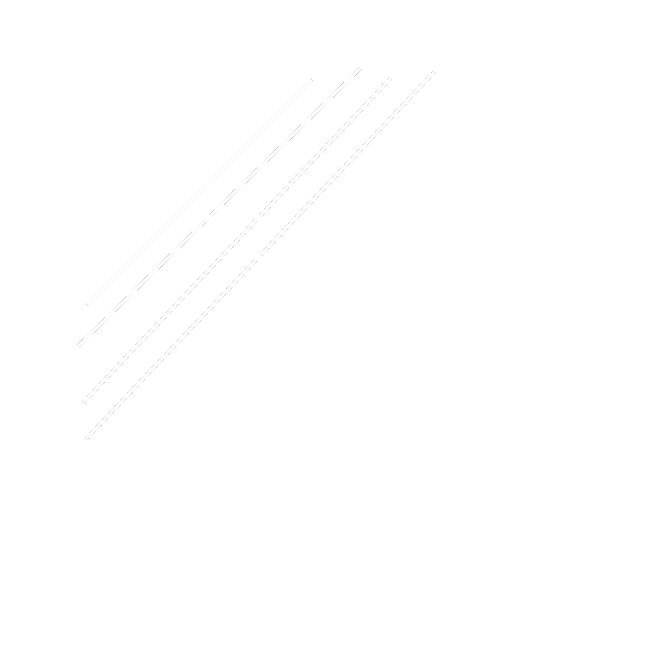
#> input picture simple2.png, 2000 x 2000 px (shown at 1/3 size)
$ jupyter execute ThePath_EDA.ipynb
#> lines starting #> are read from the running program, lines starting #| are printed output that depends on the picture; after the words box and inside, x2 and y2 are one past the last pixel; in counts of white or black regions, pixels touching at a corner belong together
I am developing a small game as a way to really nail down my programming skills. One of the challenges I came across as one does when programming a game from scratch, is pathfinding. My intitial attempts at pathfinding were with something simple like A*. However, do to the theming of my game, which is to say, survival horror, I thought it would be far more interesting to have an AI agent that behaves more like a real animal/actor. Needless to say, we will be sticking to A*. However, what I learned from this excursion into the qtable machine learning model has been extremely useful.

This particular model (QTable) was chosen for a few reasons. Principle among them was its simplicity, interpretability, gauranteed convergence, and low computation requirements (optimization is an important factor in my game). Not only this, but the map that my game uses never changes, and therfore is a static environment which q tables tend to do well in. However, despite these "in theory" type reasons, personally I struggled to see why some tweaks or changes to variables would cause huge swings in performance or behaviors. For example, changing the epsilon decay from .999, to .995 would cause erratic wandering and the model never got anywhere.

See below for insights into model performance.

[cell 1]
from PIL import Image
import random
from collections import defaultdict
import matplotlib.pyplot as plt
import numpy as np
import seaborn as sns

# Load the collision map
image = Image.open('simple2.png').convert('1')
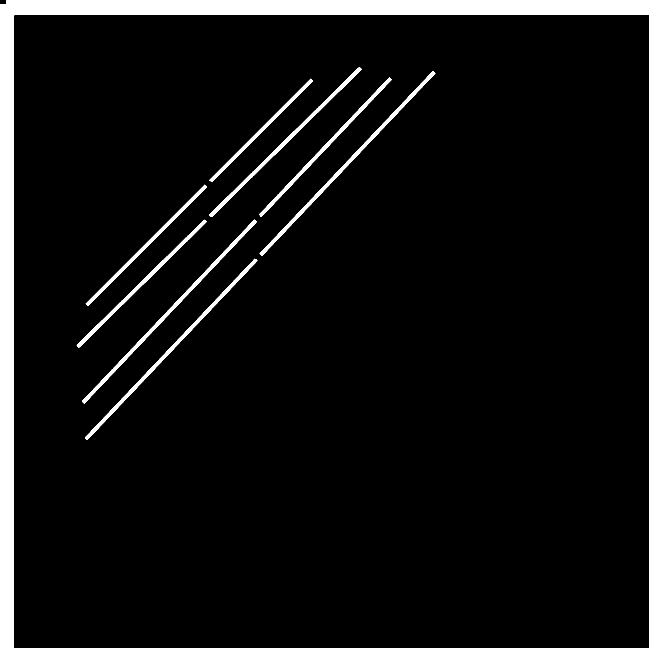
#> image: PIL image 2000x2000 1 (shown at 1/3 size); 10.6% white; 9 white regions, largest, box (x1, y1, x2, y2) and area: (0, 0, 2000, 2000) 376488, (779, 213, 1306, 768) 7489, (246, 658, 771, 1211) 7447
collision_map = np.array(image)

[cell 2]
class Agent:
    def __init__(self, start_pos):
        self.position = start_pos  # Starting position on the grid (x, y)
        self.previous_position = start_pos  # Store the initial position
        self.previous_distance = np.linalg.norm(np.array(start_pos) - np.array(target_pos))

    def get_state(self):
        return self.position

    def distance_to_target(self):
        return np.linalg.norm(np.array(self.position) - np.array(target_pos))

    def sense_wall(self, action, map_shape):
        x, y = self.position
        max_x, max_y = map_shape

        # Calculate potential new position based on the action
        if action == "up":
            new_pos = (x - 1, y)
        elif action == "down":
            new_pos = (x + 1, y)
        elif action == "left":
            new_pos = (x, y - 1)
        elif action == "right":
            new_pos = (x, y + 1)
        elif action == "assess":
            return self._check_nearby_walls()
        else:
            return False  # No valid action

        # Check if the new position is within the bounds of the map and not a wall
        if 0 <= new_pos[0] < max_x and 0 <= new_pos[1] < max_y:
            return collision_map[new_pos[0], new_pos[1]] == 1
        return True

    def _check_nearby_walls(self):
        """Check if any adjacent cells contain walls"""
        x, y = self.position
        directions = [(x - 1, y), (x + 1, y), (x, y - 1), (x, y + 1)]

        for dx, dy in directions:
            if 0 <= dx < collision_map.shape[0] and 0 <= dy < collision_map.shape[1]:
                if collision_map[dx, dy] == 1:
                    return True
        return False

    def move(self, action, map_shape):
        """ Move the agent if there's no wall in the direction of movement. """
        x, y = self.position
        max_x, max_y = map_shape

        if action == "up":
            new_pos = (x - 1, y)
        elif action == "down":
            new_pos = (x + 1, y)
        elif action == "left":
            new_pos = (x, y - 1)
        elif action == "right":
            new_pos = (x, y + 1)
        elif action == "assess":
            return
        else:
            return  # No valid action

        if max_x > new_pos[0] >= 0 == collision_map[new_pos[0], new_pos[1]] and 0 <= new_pos[1] < max_y:
            self.previous_position = self.position
            self.position = new_pos

The sense wall function was added later on when I ascertained that the models q state space was too simple. Initially it was JUST its position in xy space. AS a result, the model really understood that closer is better.

Also its an important element in Q-Table learning that your reward function respects the q-table's full state. What I mean is, your reward function cannot penalize the model for being near a wall, if it has no ability to sense walls. From the models perspective, without this crucial state space, its is being penalized randomly when at apsecific coordinates. What this leads to is overfitting where the model will always treat some specific coordinate as bad, and therefore it will fail to generalize.

[cell 3]
class QLearningAgent:
    def __init__(self, action_space, learning_rate=0.1, discount_factor=0.95, epsilon=1.0):
        self.action_space = action_space
        self.learning_rate = learning_rate
        self.discount_factor = discount_factor
        self.epsilon = epsilon
        self.epsilon_decay = 0.998462
        self.min_epsilon = 0.01
        self.q_table = {}

    def choose_action(self, state, wall_detected, distance_to_target):
        full_state = (state, wall_detected, round(distance_to_target, 1))

        if full_state not in self.q_table:
            self.q_table[full_state] = {action: 0 for action in self.action_space}

        # Exploration or exploitation
        if random.uniform(0, 1) < self.epsilon:
            action = random.choice(self.action_space)
        else:
            action = self.best_action(full_state)  # Exploitation

        return action

    def best_action(self, state):
        """Select the action with the highest Q-value for the given state."""
        if state in self.q_table:
            # Get the action with the maximum Q-value
            return max(self.q_table[state], key=self.q_table[state].get)
        return random.choice(self.action_space)  # If no Q-values exist for the state, choose randomly

    def update_q_value(self, state, wall_detected, action, reward, next_state, next_wall_detected, distance_to_target,
                       next_distance_to_target):
        # Round distance to 1 decimal for consistent state representation
        full_state = (state, wall_detected, round(distance_to_target, 1))
        full_next_state = (next_state, next_wall_detected, round(next_distance_to_target, 1))

        # Ensure the states exist in the Q-table
        if full_state not in self.q_table:
            self.q_table[full_state] = {act: 0 for act in self.action_space}

        if full_next_state not in self.q_table:
            self.q_table[full_next_state] = {act: 0 for act in self.action_space}

        # Calculate Q-value update
        old_q_value = self.q_table[full_state][action]
        max_next_q_value = max(self.q_table[full_next_state].values())

        new_q_value = old_q_value + self.learning_rate * (
                reward + self.discount_factor * max_next_q_value - old_q_value
        )

        self.q_table[full_state][action] = new_q_value

    def decay_epsilon(self):
        """Gradually reduce epsilon, ensuring it doesn't go below min_epsilon"""
        self.epsilon = max(self.min_epsilon, self.epsilon * self.epsilon_decay)

If you look at the state that is passed into the q table, you will notice that there are three arguments in the table. I added a third element to the state: distance_to_target.I determined that this is important because, again my reward function was not respecting the state in the q table. I cannot reward the model for getting closer to its target if it is has no "conception" of distance so to speak. I didnt want the model to associate reward with coordinates too strongly.

[cell 4]
def reward_function(agent_pos, target_pos, collision_map, previous_distance, wall_in_front,
                    previous_position, current_action, previous_action):
    reward = 0

    distance_to_target = np.linalg.norm(np.array(agent_pos) - np.array(target_pos))

    distance_change = previous_distance - distance_to_target

    if distance_change > 0:
        reward += distance_change  # Reward 1:1 for getting closer
    else:
        reward += distance_change * 0.2  # Penalize less for moving away

    if wall_in_front:
        if agent_pos != previous_position:
            reward += 1
        elif agent_pos == previous_position:
            reward -= 2

    # Wall collision penalty
    if collision_map[agent_pos[0], agent_pos[1]] == 1:
        reward -= 10  # Significant penalty for being in a wall

    if current_action == "assess":
        if wall_in_front:
            reward += 1

    # Different action penalties
    if current_action == "assess":
        if previous_action == "assess":
            reward -= 1

    return reward

Later on, I added a 5th action that the model could take, which is "assess." I wanted that the agent should have the ability to not move, and check for walls around itself before making a move. Ultimately, this did not change the performance of the model even a little bit. f you look below and see the heat map or the proportion table, you can see the "assess" is quickly pruned by the qtable and is basically never used.

[cell 5]
class ModelTracker:
    def __init__(self):
        # Tracking metrics
        self.episode_rewards = []
        self.episode_steps = []
        self.epsilon_values = []
        self.q_table_sizes = []
        self.action_frequencies = {
            "up": [],
            "down": [],
            "left": [],
            "right": [],
            "assess": []
        }
        self.distance_to_target = []

    def track_episode(self, episode, total_reward, steps, epsilon, q_table, action_counts, agent_pos, target_pos):
        # Record episode metrics
        self.episode_rewards.append(total_reward)
        self.episode_steps.append(steps)
        self.epsilon_values.append(epsilon)
        self.q_table_sizes.append(len(q_table))

        # Track action frequencies
        total_actions = sum(action_counts.values())
        for action, count in action_counts.items():
            self.action_frequencies[action].append(count / total_actions if total_actions > 0 else 0)

        # Calculate distance to target
        distance = np.linalg.norm(np.array(agent_pos) - np.array(target_pos))
        self.distance_to_target.append(distance)

    # [87 lines left out: function plot_analysis, not called in this run]

[cell 6]
class PathfindingEnv:
    def __init__(self, collision_map, target_pos):
        self.collision_map = collision_map
        self.target_pos = target_pos
        self.agent = Agent(start_pos=(200, 200))
        self.max_steps = None
        self.current_steps = 0
        self.episode_path = []

    def reset(self, max_steps):
        self.agent = Agent(start_pos=(200, 200))
        self.current_steps = 0
        self.max_steps = max_steps
        self.episode_path = []
        return self.agent.position

    def step(self, action, previous_action):
        wall_in_front = self.agent.sense_wall(action, self.collision_map.shape)

        previous_position = self.agent.position

        self.agent.move(action, self.collision_map.shape)

        if action != "assess":
            self.episode_path.append(self.agent.position)

        self.current_steps += 1

        reward = reward_function(self.agent.position, self.target_pos, self.collision_map,
                                 self.agent.previous_distance, wall_in_front, previous_position,
                                 action, previous_action)

        self.agent.previous_distance = np.linalg.norm(np.array(self.agent.position) - np.array(self.target_pos))

        if self.agent.position == self.target_pos:
            return self.agent.position, reward, True
        elif self.current_steps >= self.max_steps:
            return self.agent.position, reward, True
        return self.agent.position, reward, False

[cell 7]
# Main training loop setup
map_shape = collision_map.shape
#> map_shape = (2000, 2000)
target_pos = (map_shape[0] // 2, map_shape[1] // 2)
#> target_pos = (1000, 1000)

env = PathfindingEnv(collision_map, target_pos=target_pos)
agent = QLearningAgent(action_space=["up", "down", "left", "right", "assess"])
rewards_list = []
epsilon_list = []

# Create the model tracker
model_tracker = ModelTracker()
